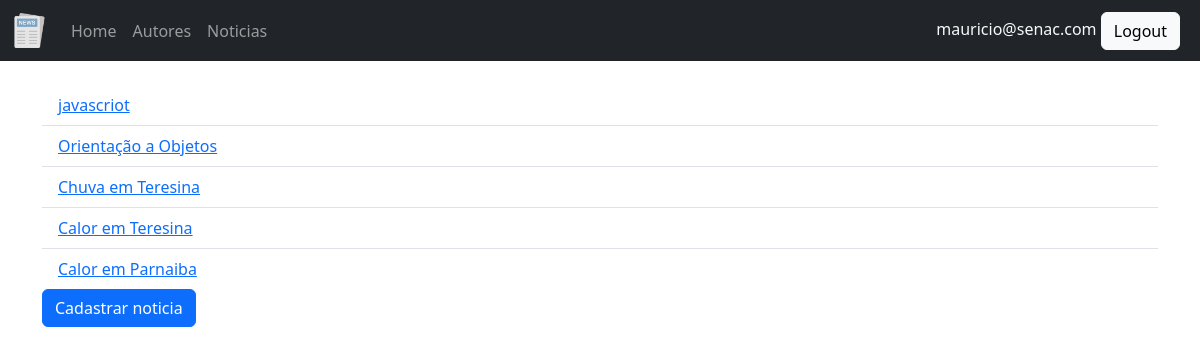
The app's page /noticias/noticia (signed in), older data.
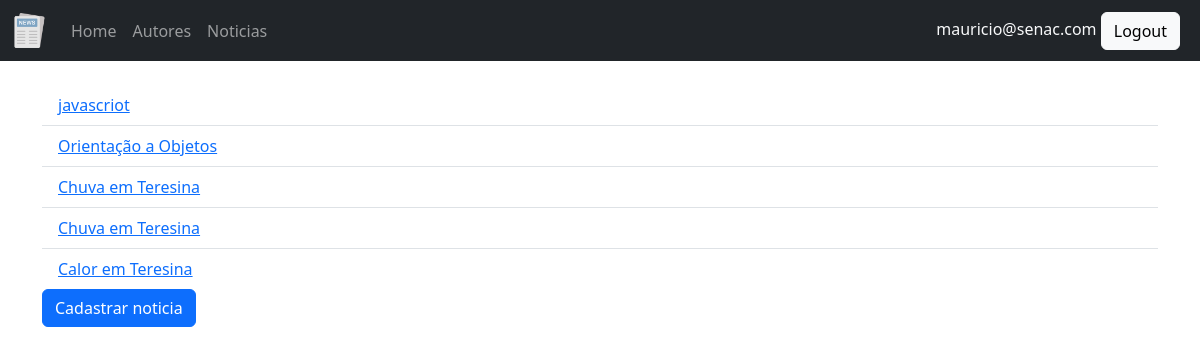
The same page, newer data.
### noticia/models.py (models this page shows, shortened)
class Noticia(models.Model):
    CATEGORIAS = [
        ("Urgente", "Urgente"),
        ("Esportes", "Esportes"),
        ("Política", "Política")
    ]
    titulo = models.CharField("Titulo", max_length=200)
    conteudo = models.TextField("Conteúdo")
    data_pub = models.DateField("Data de publicação")
    tags = models.CharField("Categoria", max_length=100, choices=CATEGORIAS)
    autor = models.ForeignKey(Autor, verbose_name="Autor", on_delete=models.CASCADE)
    class Meta:
        verbose_name = "Noticia"
        verbose_name_plural = "Noticias"

### noticia/views.py (the view)
# urls.py: path('noticia', NoticiaListView.as_view(), name='listar-noticia'),
class NoticiaListView(LoginRequiredMixin, ListView):
    model=Noticia
    template_name='noticia/listar.html'
    context_object_name='noticias'
    ordering='-titulo'
    paginate_by = 5

### templates/noticia/listar.html (shortened to what this page needs)
{% extends 'base.html' %}
{% load bootstrap5 %}
{% block content %}
  <ul class="list-group list-group-flush">
    {% for noticia in page_obj %}
    <li class="list-group-item">
      <a href="{% url 'detalhar-noticia' noticia.id %}">{{noticia.titulo}}</a></li>
    {% endfor %}
  </ul>
  <a class="btn btn-primary" href="{% url 'cadastrar-noticia' %}" role="button">Cadastrar noticia</a>
{% endblock %}

Row changes from the older to the newer data that the page shows:
no longer on this page (row unchanged): Noticia: titulo "Calor em Parnaiba"
added Noticia: titulo "Chuva em Teresina"
